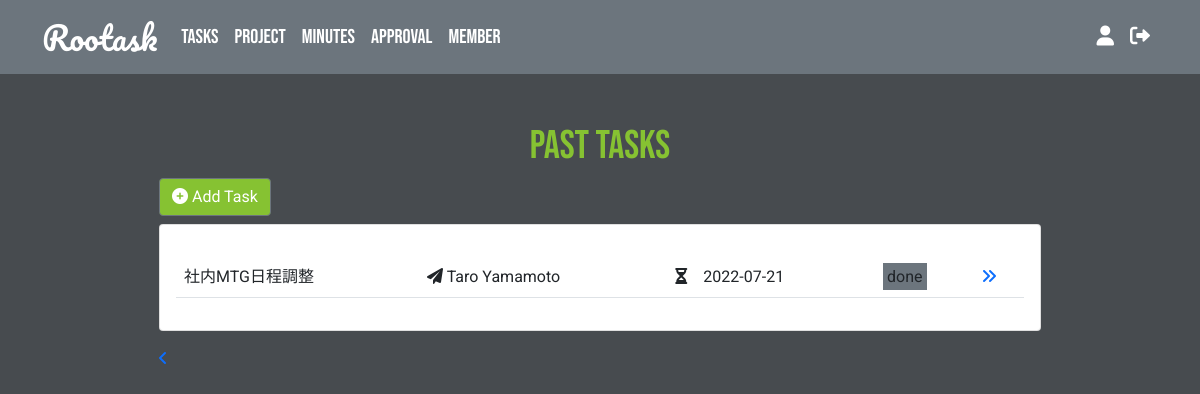
The page /views/task-past.php?user_id=5 (signed in) on the database its author committed.
### tables this page shows
CREATE TABLE `tasks` (
  `task_id` int(15) NOT NULL,
  `project_id` int(15) NOT NULL,
  `user_id` int(15) NOT NULL,
  `task_name` varchar(50) NOT NULL,
  `assign_id` int(30) NOT NULL,
  `date_posted` timestamp NOT NULL DEFAULT CURRENT_TIMESTAMP ON UPDATE CURRENT_TIMESTAMP,
  `deadline` date DEFAULT NULL,
  `task_status` varchar(15) NOT NULL DEFAULT 'ongoing',
  `note` varchar(300) DEFAULT NULL
);

CREATE TABLE `users` (
  `user_id` int(11) NOT NULL,
  `account_id` int(11) NOT NULL,
  `first_name` varchar(50) NOT NULL,
  `last_name` varchar(50) NOT NULL,
  `email` varchar(100) DEFAULT NULL,
  `avatar` varchar(255) DEFAULT 'profile.jpg',
  `division` varchar(50) DEFAULT NULL,
  `position` varchar(50) DEFAULT NULL
);

### classes/database.php (called while the page is built, shortened)
<?php
class Database {
    private $server_name = "localhost";
    private $username = "root";
    private $password = "root";
    private $db_name = "rootask";
    public function __construct(){
        $this->conn = new mysqli($this->server_name, $this->username, $this->password, $this->db_name);
    }
}
?>

### classes/task.php (called while the page is built, shortened)
<?php
require_once "database.php";
class Task extends Database {
    public function getPastTasks($user_id){
        $sql = "SELECT tasks.task_id, tasks.project_id, tasks.user_id, tasks.task_name, tasks.assign_id, tasks.date_posted, tasks.deadline, tasks.task_status, tasks.note, projects.project_name, users.first_name, users.last_name FROM tasks INNER JOIN projects ON tasks.project_id = projects.project_id INNER JOIN users ON users.user_id = tasks.user_id WHERE tasks.assign_id = $user_id AND tasks.task_status = 'done' OR tasks.task_status = 'canceled' OR tasks.user_id = $user_id AND tasks.task_status = 'done' OR tasks.task_status = 'canceled' ORDER BY `deadline` DESC";
        if($result = $this->conn->query($sql)){
            return $result;
        }else{
            die("Error retrieving task:" . $this->conn->error);
        }
    }
}
?>

### views/task-past.php (the view, shortened to what this page needs)
<?php
require "../classes/task.php";
$user_id = $_SESSION['user_id'];
$task = new Task;
$tasks_result = $task->getPastTasks($user_id);
?>
<!DOCTYPE html>
<html lang="en">
<head>
    <link href="https://cdn.jsdelivr.net/npm/bootstrap@5.1.3/dist/css/bootstrap.min.css" rel="stylesheet">
    <link rel="stylesheet" href="https://cdnjs.cloudflare.com/ajax/libs/font-awesome/6.0.0/css/all.min.css"/>
    <link rel="stylesheet" href="../styles/style.css">
</head>
<body>
<?php
if($_SESSION['role'] == "U"){
    require_once "../navbar/nav-bar-user.php";
}else{
    require_once "../navbar/nav-bar-admin.php";
}
?>
<div  class="container-fluid">
    <main class="h-100 w-75 mx-auto mt-5">
        <h1 class="text-center">PAST TASKS</h1>
        <div class="row mb-2">
            <div class="col">
                <a href="task-add.php" class="text-decoration-none">
                <button type="button" class="btn btn-secondary d-block me-auto"><i class="fa-solid fa-circle-plus"></i> Add Task</button></a>
            </div>
        </div>
        <div class="card">
            <div class="card-body">
                <p class="card-text m-3">
                    <table class="table">
                        <tbody>
                            <?php
                            while($tasks_row = $tasks_result->fetch_assoc()){
                            ?>
                                    <tr>
                                    <td><div class=""><?= $tasks_row['task_name'] ?></div></td>
                                    <td><div class=""><i class="fa-solid fa-paper-plane"></i> <?= $tasks_row['first_name']." ".$tasks_row['last_name']?></div></td>
                                    <td><div class=""><i class="fa-solid fa-hourglass"></i>　<?= $tasks_row['deadline'] ?></div></td>
                                    <td><div class=""><span class="bg-secondary p-1"><?= $tasks_row['task_status'] ?></span></div></td>
                                    <td><div class=""><a href="task-detail.php?task_id=<?= $tasks_row['task_id'] ?>"><i class="fa-solid fa-angles-right"></i></a></div></td>
                                    </tr>
                            <?php
                            }
                            ?>
                        </tbody>
                    </table>
                </p>
            </div>
        </div>
        <div class="mt-3"><a href="dashboard-user.php"><i class="fa-solid fa-angle-left"></i></a></div>
    </main>
</div>
</body>
</html>

### styles/style.css (style rules this page uses)
* { font-family: 'Roboto', sans-serif; }
body { background-color: #474B4F; }
h1 { color: #86C232; font-family: 'Bebas Neue', sans-serif; }
.btn { background-color: #86C232; }

### rows shown on the page
tasks: task_name "社内MTG日程調整", user.first_name "Taro", user.last_name "Yamamoto", deadline "2022-07-21", task_status "done"
